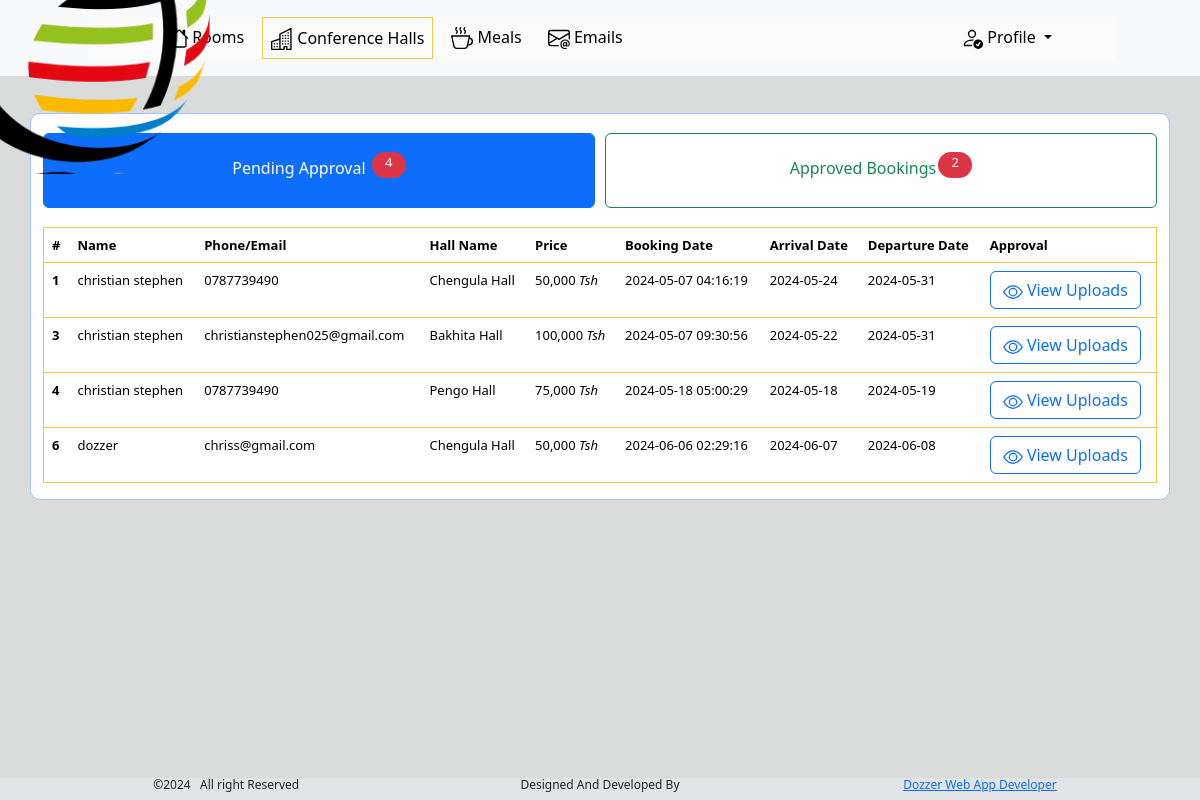
Page /cmc-admin/halls/ on the committed database.
### tables this page shows
CREATE TABLE `halls` (
  `id` int(11) NOT NULL,
  `buyer` varchar(60) NOT NULL,
  `phone_email` varchar(60) NOT NULL,
  `service` varchar(60) NOT NULL,
  `price` int(15) NOT NULL,
  `booking_date` datetime NOT NULL DEFAULT current_timestamp(),
  `arrival_date` varchar(20) NOT NULL,
  `departure_date` varchar(20) NOT NULL,
  `status` int(2) NOT NULL DEFAULT 0,
  `image` varchar(100) NOT NULL DEFAULT '0'
);

### cmc-admin/halls/data.php (called while the page is built, shortened)
<?php
include '../../control/connection.php';
$sql3 = "SELECT * from halls where status=0 ";
$result3 = $conn->query($sql3);
$data3 = array();
if ($result3->num_rows > 0) {
    while($row3 = $result3->fetch_assoc()) {
        $data3[] = $row3;
    }
}
$sql4 ="SELECT *from halls where status=1 ";
$result4 = $conn->query($sql4);
$data4 = array();
if ($result4->num_rows > 0) {
    while($row4 = $result4->fetch_assoc()) {
        $data4[] = $row4;
    }
}
?>

### cmc-admin/halls/index.php (the view, shortened to what this page needs)
<?php
    include 'data.php';
    ?>
<html>
    <head>
        <link rel="stylesheet" href="../style.css">
        <link rel="stylesheet" href="https://cdn.jsdelivr.net/npm/bootstrap@5.3.3/dist/css/bootstrap.min.css">
    </head>
    <body>
<div class="container" style="margin-top: 3cm;">
    <nav class="navbar navbar-expand-lg bg-body-tertiary fixed-top" >
        <div class="container-fluid myfluid">
          <a class="navbar-brand" href="#">
	<div class="cardboard" style="margin-top: -3.2cm;margin-left: -2cm;" >
    <div class="card" style="background-color:transparent;border:  solid transparent;">
      <div class="front"></div>
      <div class="back"></div>
    </div>
    </div>
          </a>
  <div class="collapse navbar-collapse mynav " id="navbarNavDropdown">
            <ul class="navbar-nav mydropdown mymedia" >
             <li class="nav-item" data-bs-toggle="modal" data-bs-target="#login"  data-bs-toggle="collapse" data-bs-target="#navbarNavDropdown" id="#">
                <a class="nav-link " href="../rooms/" id="roomsLink">
                  Rooms
                </a>
              </li>
              <li class="nav-item" data-bs-toggle="modal" data-bs-target="#login"  data-bs-toggle="collapse" data-bs-target="#navbarNavDropdown" id="#" >
                <a class="nav-link myactive" href="#" id="hallsLink">
                  Conference Halls
                </a>
              </li>
              <li class="nav-item" data-bs-toggle="modal" data-bs-target="#login"  data-bs-toggle="collapse" data-bs-target="#navbarNavDropdown" id="#">
                <a class="nav-link" href="../meals/" id="mealsLink">
                 Meals
                </a>
              </li>
              <li class="nav-item" data-bs-toggle="modal" data-bs-target="#login"  data-bs-toggle="collapse" data-bs-target="#navbarNavDropdown" id="#">
                <a class="nav-link" href="../emails/" >
                 Emails
                </a>
              </li>
              <li class="nav-item dropdown" id="servicemenu" style="position:absolute;right: 140px;">
                <a href="#" class="nav-link dropdown-toggle" href="#" role="button" data-bs-toggle="dropdown" aria-expanded="false">
                Profile
                </a>
        </li>
            </ul>
          </div>
        </div>
      </nav>
</div>
     <div class="container border border-primary-subtle" style="background-color: white;border-radius: 10px;display: block;" id="hallControl" >
      <div class="container px-4 text-center" style="margin-top: 0.5cm;">
        <div class="row gx-5">
          <div class="col btn btn-primary" onclick="hallPending()" id="hallPendingButton">
           <div class="p-3">Pending Approval <sup><span class="badge text-bg-danger"><?php echo count($data3) ?></span></sup></div>
          </div>
          <div class="col btn btn-outline-success mygap" onclick="hallApprove()" id="hallApproveButton" >
            <div class="p-3">Approved Bookings<sup><span class="badge text-bg-danger"><?php echo count($data4) ?></span></sup></div>
           </div>
        </div>
      </div>
      <div style="display: block;max-height: 15cm;
    overflow-y: scroll;" id="hallPendingTable">
      <table class="table table-hover" style="margin-top: 0.5cm;font-size: small!important;">
        <thead>
          <tr>
            <th scope="col">#</th>
            <th scope="col">Name</th>
            <th scope="col">Phone/Email</th>
            <th scope="col">Hall Name</th>
            <th scope="col">Price</th>
            <th scope="col">Booking Date</th>
            <th scope="col">Arrival Date</th>
            <th scope="col">Departure Date</th>
            <th scope="col">Approval</th>
          </tr>
        </thead>
 <div >
        <tbody >
    <?php
    foreach ($data3 as $entry) {
      if($entry['image']=='0'){
        $approval="none";
      }else{
        $approval="block";
      }
    echo '
          <tr >
            <th scope="row">'.$entry['id'].'</th>
            <td>'.$entry['buyer'].'</td>
            <td>'.$entry['phone_email'].'</td>
            <td>'.$entry['service'].'</td>
            <td>'.number_format($entry['price']).'<i> Tsh</i></td>
            <td>'.$entry['booking_date'].'</td>
            <td>'.$entry['arrival_date'].'</td>
            <td>'.$entry['departure_date'].'</td>
            <td>
              <button type="button" class="btn btn-outline-primary" data-bs-dismiss="modal" data-bs-toggle="modal" data-bs-target="#viewscreenshot'.$entry['id'].'">
                View Uploads
              </button>
            </td>
          </tr>
<div class="modal fade" id="viewscreenshot'.$entry['id'].'" data-bs-backdrop="static" data-bs-keyboard="false" tabindex="-1" aria-labelledby="staticBackdropLabel" aria-hidden="true">
        <h1 class="modal-title fs-5" id="staticBackdropLabel">Upload from :'.$entry['phone_email'].'</h1>
        <img src="../'.$entry['image'].'" class="img-fluid" alt="No Image Uploaded !"><br><br>
      <input type="hidden" name="id" value='.$entry['id'].'>
        <button type="submit" class="btn btn-outline-primary" style="display:'.$approval.'">
        </button>
          ';
    }
          ?>
        </tbody>
      </table>
    </div>
</div>
<div class="fixed-bottom bg-secondary-subtle" style="background-color:#f3eecaba;">
  <div class="container text-center">
    <div class="row" >
      <div class="col order-last">
        <h6 style="font-size:12px!important"><a href="https://wa.me/255698267662">Dozzer Web App Developer</a></h6>
      </div>
      <div class="col">
        <h6 style="font-size:12px!important">Designed And Developed By </h6>
      </div>
      <div class="col order-first">
        <h6 style="font-size:12px!important;">
        &nbsp;&nbsp;&nbsp;&nbsp;&copy;2024 &nbsp; All right Reserved</h6>
      </div>
    </div>
  </div>
</div>
    </body>
</html>

### cmc-admin/style.css (style rules this page uses)
* { margin: 0; padding: 0; }
.navbar-brand { width:60px; height: 60px; }
.nav-item { margin-left: 2px; }
body { background-color:#f3eecaba!important; }
body { background-color:rgba(33, 44, 40, 0.164)!important; }
.mydropdown li { margin-left: 10px!important; }
.mynav { padding-left: 60px; margin-right: 6%; font-size: medium; background-color:#ffffff54!important; }
.mygap { margin-left: 10px; }
.myactive { border:1px solid rgb(238, 201, 68)!important; }
.table-hover { border:1px solid rgb(238, 201, 68)!important; }
.badge { width:0.9cm; height: 0.7cm; border-radius: 200px!important; font-size: small!important; font-weight: 500!important; margin-left: 2px; }
.nav-link { color: black!important; }
table { font-size: small!important; }

### cmc-admin/halls/index.php (style rules this page uses)
.cardboard { width: 200px; height: 300px; position: relative; perspective: 1000px; pointer-events: none; }
.card { width: 100%; height: 100%; position: absolute; transform-style: preserve-3d; animation: rotateCard 4s infinite alternate; pointer-events: none; }
.front, .back { width: 140%; height: 95%; position: absolute; backface-visibility: hidden; }
.front { background-image: url('../img/Logo.png'); background-size: contain; }
.back { background-image: url('../img/virgin-logo.png'); background-size: contain; transform: rotateY(180deg); margin-left: -2cm; }

### rows in the picture
halls: id "1", buyer "christian stephen", phone_email "0787739490", service "Chengula Hall", price "50,000", booking_date "2024-05-07 04:16:19", arrival_date "2024-05-24", departure_date "2024-05-31"
halls: id "3", buyer "christian stephen", phone_email "christianstephen025@gmail.com", service "Bakhita Hall", price "100,000", booking_date "2024-05-07 09:30:56", arrival_date "2024-05-22", departure_date "2024-05-31"
halls: id "4", buyer "christian stephen", phone_email "0787739490", service "Pengo Hall", price "75,000", booking_date "2024-05-18 05:00:29", arrival_date "2024-05-18", departure_date "2024-05-19"
halls: id "6", buyer "dozzer", phone_email "chriss@gmail.com", service "Chengula Hall", price "50,000", booking_date "2024-06-06 02:29:16", arrival_date "2024-06-07", departure_date "2024-06-08"

### other values in the picture
count($data3) "4"
count($data4) "2"
